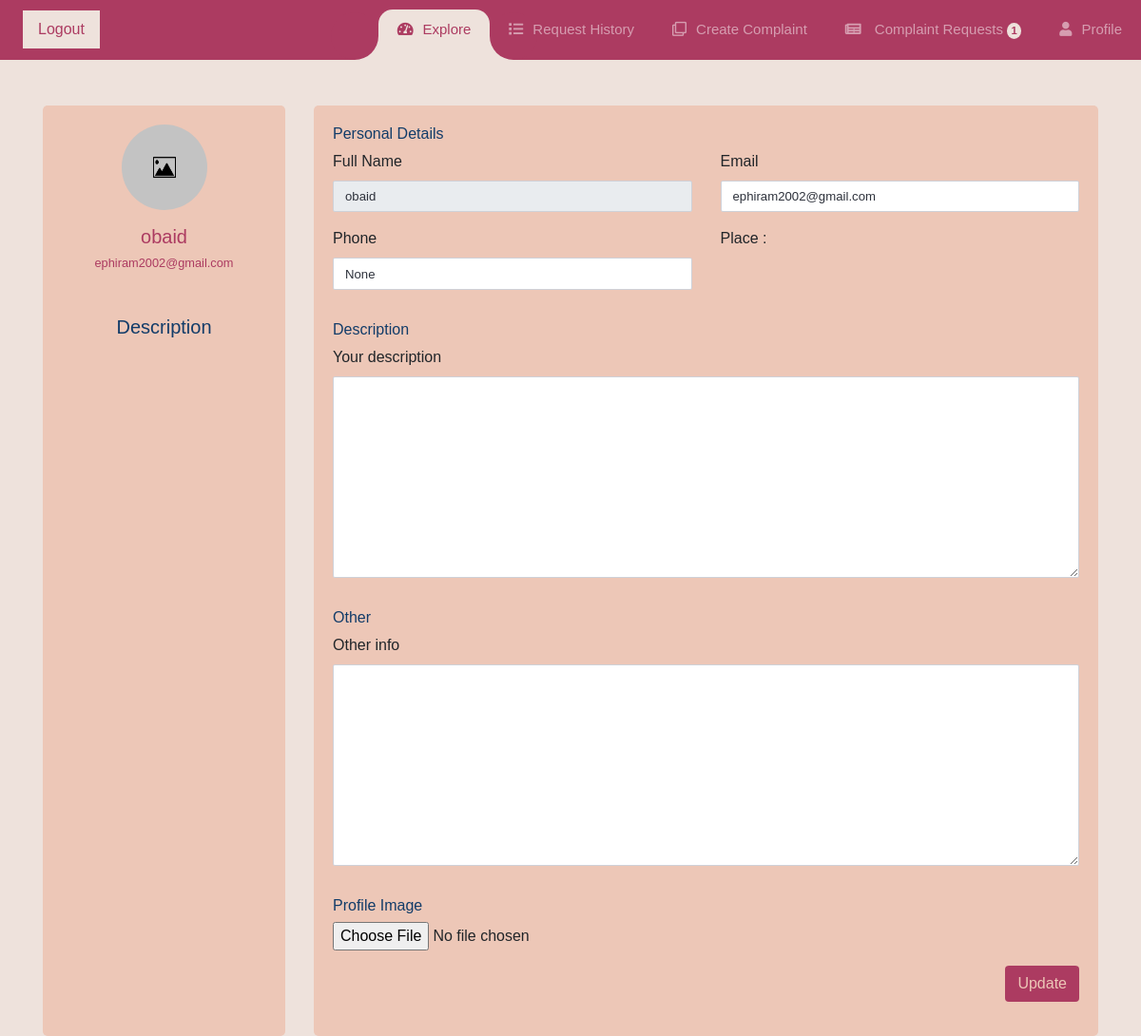
/edit-profile/ (signed in), run on an earlier commit of the app's database.
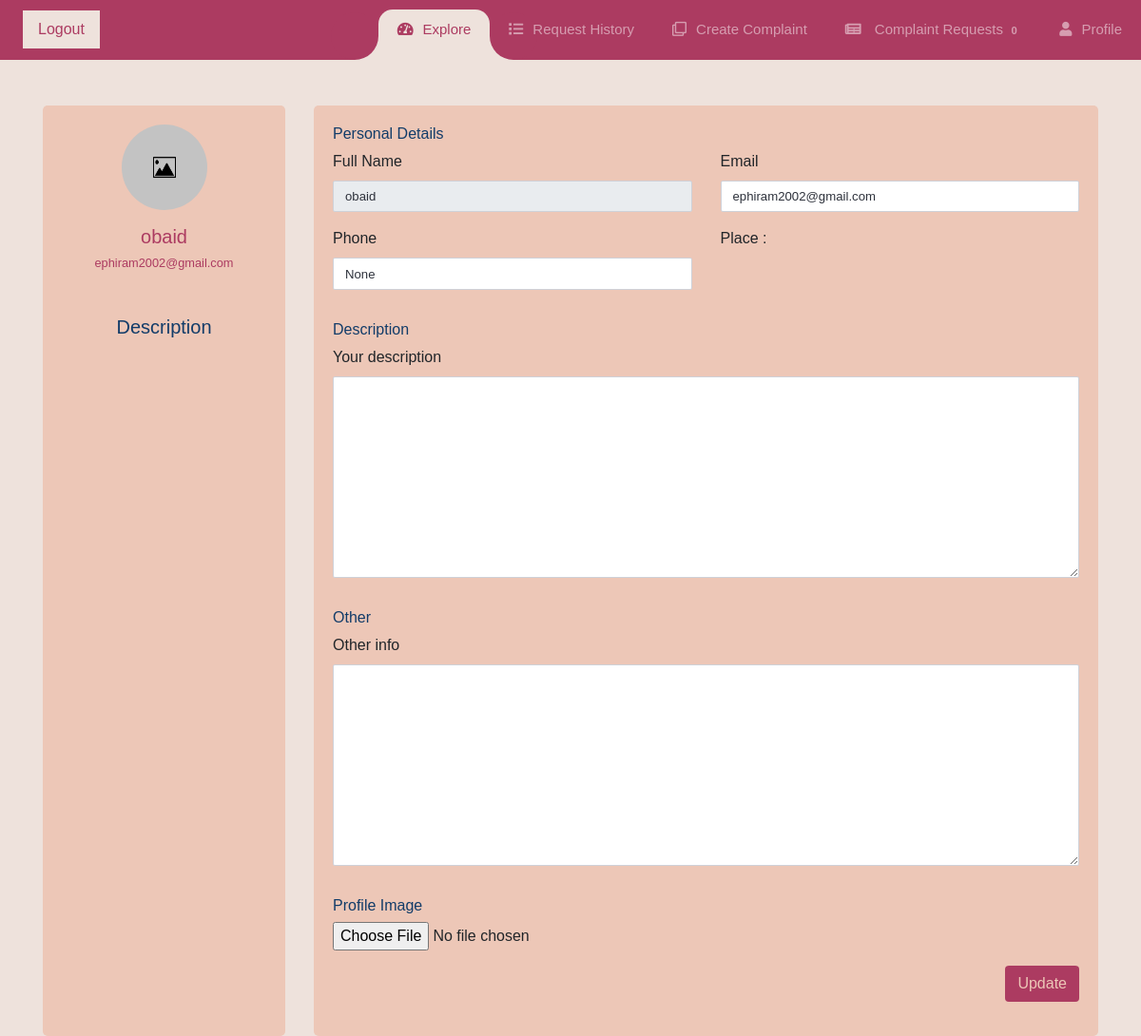
And on a later commit of the database.
### accounts/models.py (models this page shows, shortened)
class User(AbstractUser):
	role_choices = (
		('Normal user/Victim', 'Normal user/Victim'),
		('NGO/Activist/Mod', 'NGO/Activist/Mod'),
	)
	user_phone = 				models.CharField(max_length = 200, unique = True, null = True, blank = True)
	user_other =  				models.TextField(null = True, blank = True)
	user_profile_image =  		models.ImageField(null = True, upload_to = 'profiles', default = 'profiles/default-image.jpg')
	user_role = 				models.CharField(max_length = 50, null = True, choices = role_choices)
	user_complaints_solved = 	models.PositiveIntegerField(default = 0)
	user_description = 			models.TextField(null = True, blank = True)
	user_place = 				models.CharField(max_length = 1000, null = True, blank = True)
	user_place_geocode = 		models.JSONField(null = True, blank = True)
	user_notifications = 		models.PositiveIntegerField(default = 0)
	slug = 						models.SlugField(unique=True, max_length=100, default='some string')
	def __str__(self):
		return str(self.username)

### user_auth/decorators.py (the view)
		def wrapper_func(request, *args, **kwargs):
			if ((request.user.is_authenticated == False and flag == 0) or (request.user.is_authenticated == True and flag == 1)):
				return view_func(request, *args, **kwargs)
			else:
				return redirect('complaints:explore-complaints')

### accounts/forms.py (shortened to what this page needs)
class UpdateUserForm(forms.ModelForm):
	class Meta:
		model = User
		fields = ['username', 'user_phone', 'user_other', 'email', 'user_description', 'user_profile_image', 'user_place', 'user_place_geocode']

### accounts/views.py (called while the page is built, shortened)
@login_required(login_url='user_auth:login')
@auth_or_not(1)
def profileEdit(request):
	form = UpdateUserForm()
	context = {'user':request.user, 'form':form}
	return render(request, 'accounts/profile_edit_form.html', context)

### accounts/templates/accounts/profile_edit_form.html (shortened to what the changed rows need)
{% load static %}
{% load widget_tweaks %}
{% include 'accounts/main.html' %}
{% block content %}
<div class="container pt-5">
    <div class="row gutters">
        <div class="col-xl-3 col-lg-3 col-md-12 col-sm-12 col-12">
            <div class="card h-100" style="background-color: #EDC7B7;">
                <div class="card-body">
                    <div class="account-settings">
                        <div class="user-profile">
                            <div class="user-avatar">
                                <img src="{% static 'images/' %}{{user.user_profile_image}}">
                            </div>
                            <h5 class="user-name" style="color: #AC3B61">{{user.username}}</h5>
                            <h6 class="user-email" style="color: #AC3B61">{{user.email}}</h6>
                        </div>
                    </div>
                </div>
            </div>
        </div>
        <div class="col-xl-9 col-lg-9 col-md-12 col-sm-12 col-12">
            <div class="card h-100" style="background-color: #EDC7B7;">
                <div class="card-body">
                    <form action="" method="POST" enctype="multipart/form-data">
                        <div class="row gutters">
                            <div class="col-xl-6 col-lg-6 col-md-6 col-sm-6 col-12">
                                <div class="form-group">
                                    <label for="username">Full Name</label>
                                    {% render_field form.username|append_attr:"readonly:readonly" class="form-control" name="username" value=user.username type="text" %}
                                </div>
                            </div>
                            <div class="col-xl-6 col-lg-6 col-md-6 col-sm-6 col-12">
                                <div class="form-group">
                                    <label for="email">Email</label>
                                    {% render_field form.email class="form-control" name="email" value=user.email type="text" %}
                                </div>
                            </div>
                            <div class="col-xl-6 col-lg-6 col-md-6 col-sm-6 col-12">
                                <div class="form-group">
                                    <label for="user_phone">Phone</label>
                                    {% render_field form.user_phone class="form-control" name="user_phone" value=user.user_phone type="text" %}
                                </div>
                            </div>
                        </div>
                        <div class="row gutters">
                            <div class="col-xl-12 col-lg-12 col-md-12 col-sm-12 col-12">
                                <div class="form-group">
                                    {% render_field form.user_profile_image name="user_profile_image" type="file" %}
                                </div>
                            </div>
                        </div>
                    </form>
                </div>
            </div>
        </div>
    </div>
</div>
<link href="https://api.mapbox.com/mapbox-gl-js/v2.7.0/mapbox-gl.css" rel="stylesheet">
<link
href="https://api.tiles.mapbox.com/mapbox-gl-js/v2.6.1/mapbox-gl.css"
rel="stylesheet"
/>
<link
rel="stylesheet"
href="https://api.mapbox.com/mapbox-gl-js/plugins/mapbox-gl-geocoder/v4.7.0/mapbox-gl-geocoder.css"
type="text/css"
/>
<link rel="stylesheet" href="https://api.mapbox.com/mapbox-gl-js/plugins/mapbox-gl-geocoder/v4.7.2/mapbox-gl-geocoder.css" type="text/css">
{% endblock %}

### accounts/templates/accounts/navbar.html (shortened to what this page needs)
{% load static %}
{% load custom_tags %}
<nav class="navbar navbar-expand-custom navbar-mainbg">
	<div class="collapse navbar-collapse" id="navbarSupportedContent">
		<li class="nav-item ml-4" style="background-color: #EEE2DC; color: #AC3B61">
			<a class="nav-link" href="{% url 'user_auth:logout' %}">Logout</a>
		</li>
		<ul class="navbar-nav ml-auto" id="navbar-menu">
			<div class="hori-selector">
				<div class="left"></div>
				<div class="right"></div>
			</div>
			<li class="nav-item">
				<a class="nav-link" href="{% url 'complaints:explore-complaints' %}"><i class="fas fa-tachometer-alt"></i>Explore</a>
			</li>
			<li class="nav-item">
				<a class="nav-link" href="{% url 'complaints:request-history' %}"><i class="fa fa-solid fa-list"></i>Request History</a>
			</li>
			<li class="nav-item">
				<a class="nav-link" href="{% url 'complaints:create-complaint' %}"><i class="far fa-clone"></i>Create Complaint</a>
			</li>
			<li class="nav-item">
				{% if request.user.user_role == 'Normal user/Victim' %}
					<a class="nav-link" href="{% url 'user_requests:show-contact-requests' %}">
						<i class="fa fa-solid fa-newspaper"></i>
						Contact Requests
						{% if request.user.is_authenticated %}
						{% if not request.user.user_notifications %}
						<span class="badge" id="notification-badge">
							0
						</span>
						{% else %}
						<span class="badge notification-badge-animation" id="notification-badge">
							{{request.user.user_notifications}}
						</span>
						{% endif %}
						{% else %}
						<span class="badge" id="notification-badge">
							0
						</span>
						{% endif %}
					</a>
				{% else  %}
					<a class="nav-link" href="{% url 'user_requests:show-complaint-requests' %}">
						<i class="fa fa-solid fa-newspaper"></i>
						Complaint Requests
						{% if request.user.is_authenticated %}
						{% if not request.user.user_notifications %}
						<span class="badge" id="notification-badge">
							0
						</span>
						{% else %}
						<span class="badge notification-badge-animation" id="notification-badge">
							{{request.user.user_notifications}}
						</span>
						{% endif %}
						{% else %}
						<span class="badge" id="notification-badge">
							0
						</span>
						{% endif %}
					</a>
				{% endif %}
			</li>
			{% if request.user.is_authenticated %}
			<li class="nav-item">
				<a class="nav-link" href="{% url 'accounts:profile-view' request.user.slug %}"><i class="fa fa-solid fa-user"></i>Profile</a>
			</li>
			{% else %}
			<li class="nav-item">
				<a class="nav-link" href="{% url 'accounts:profile-view' request.user %}"><i class="fa fa-solid fa-user"></i>Profile</a>
			</li>
			{% endif %}
		</ul>
	</div>
</nav>

What changed in the data, as far as the page shows it:
changed User "obaid": user_notifications 1 → 0 (drawn); user.user_notifications "1" → (not shown)
Also different on the page:
text now shown: "0"
